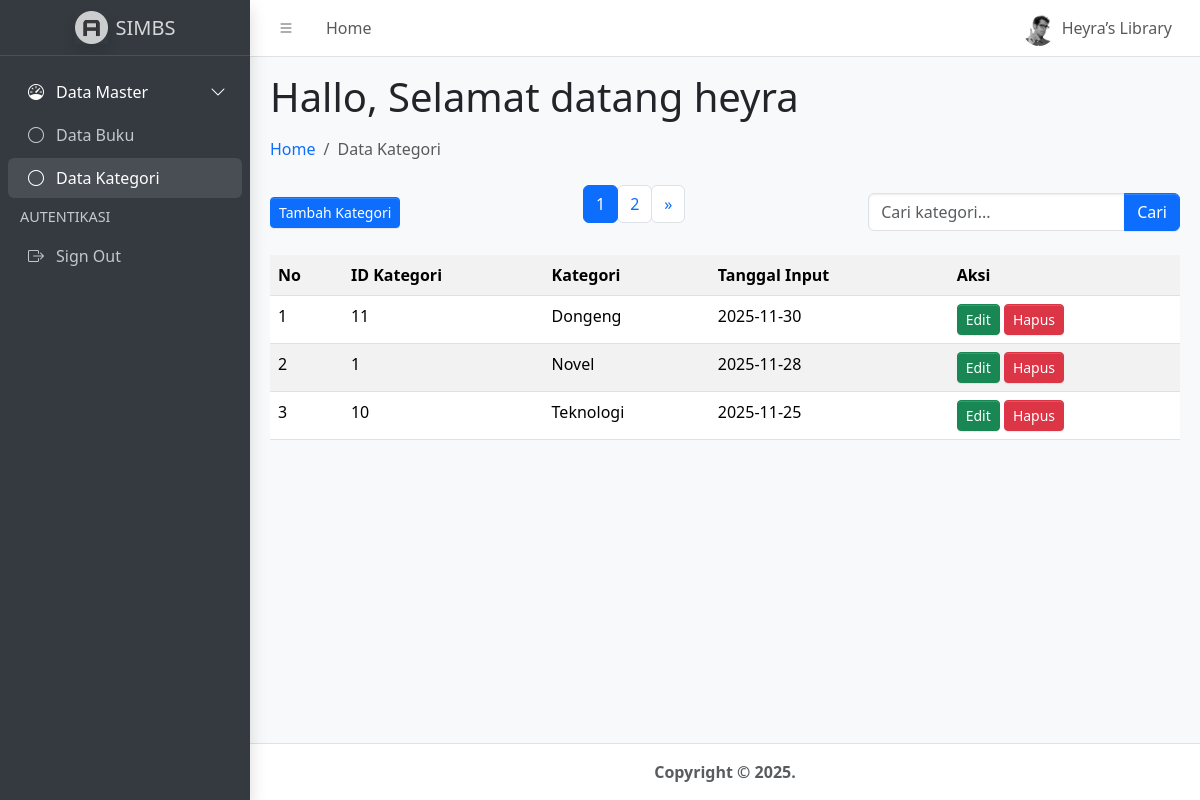
Page /index2.php (signed in) on the committed database.
### tables this page shows
CREATE TABLE `kategori` (
  `id_kategori` int(11) NOT NULL,
  `kategori` varchar(100) NOT NULL,
  `tanggal_input` date DEFAULT curdate()
);

### function.php (called while the page is built, shortened)
<?php
$conn = mysqli_connect("localhost", "root", "", "simbs");
function query($query)
{
    global $conn;
    $result = mysqli_query($conn, $query);
    $rows = [];
    while ($row = mysqli_fetch_assoc($result)) {
        $rows[] = $row;
    }
    return $rows;
}
?>

### index2.php (the view, shortened to what this page needs)
<?php
require("function.php");
$jumlahDataPerHalaman = 3;
$jumlahData = count(query("SELECT * FROM kategori"));
$jumlahHalaman = ceil($jumlahData / $jumlahDataPerHalaman);
$halamanAktif = (isset($_GET["halaman"])) ? $_GET["halaman"] : 1;
$awalData = ($jumlahDataPerHalaman * $halamanAktif) - $jumlahDataPerHalaman;
$kategori = query("
    SELECT * FROM kategori
    ORDER BY tanggal_input DESC
    LIMIT $awalData, $jumlahDataPerHalaman
");
?>
<!doctype html>
<html lang="en">
<head>
    <link rel="stylesheet" href="dist/css/adminlte.min.css" />
    <link rel="stylesheet" href="https://cdn.jsdelivr.net/npm/bootstrap-icons@1.13.1/font/bootstrap-icons.min.css" />
</head>
<body class="layout-fixed sidebar-expand-lg bg-body-tertiary">
    <div class="app-wrapper">
        <nav class="app-header navbar navbar-expand bg-body">
            <div class="container-fluid">
                <ul class="navbar-nav">
                    <li class="nav-item">
                        <a class="nav-link" data-lte-toggle="sidebar" href="#">
                            <i class="bi bi-list"></i>
                        </a>
                    </li>
                    <li class="nav-item d-none d-md-block"><a href="index.php" class="nav-link">Home</a></li>
                </ul>
                <ul class="navbar-nav ms-auto">
                    <li class="nav-item dropdown user-menu">
                        <a href="#" class="nav-link dropdown-toggle" data-bs-toggle="dropdown">
                            <img src="dist/assets/img/user2-160x160.jpg" class="user-image rounded-circle">
                            <span class="d-none d-md-inline">Heyra’s Library</span>
                        </a>
                    </li>
                </ul>
            </div>
        </nav>
        <aside class="app-sidebar bg-body-secondary shadow" data-bs-theme="dark">
            <div class="sidebar-brand">
                <a href="index.php" class="brand-link">
                    <img src="dist/assets/img/AdminLTELogo.png" class="brand-image opacity-75 shadow">
                    <span class="brand-text fw-light">SIMBS</span>
                </a>
            </div>
            <div class="sidebar-wrapper">
                <nav class="mt-2">
                    <ul class="nav sidebar-menu flex-column" data-lte-toggle="treeview">
                        <li class="nav-item menu-open">
                            <a href="#" class="nav-link active">
                                <i class="nav-icon bi bi-speedometer"></i>
                                <p>Data Master<i class="nav-arrow bi bi-chevron-right"></i></p>
                            </a>
                            <ul class="nav nav-treeview">
                                <li class="nav-item">
                                    <a href="index.php" class="nav-link">
                                        <i class="nav-icon bi bi-circle"></i>
                                        <p>Data Buku</p>
                                    </a>
                                </li>
                                <li class="nav-item">
                                    <a href="index2.php" class="nav-link active">
                                        <i class="nav-icon bi bi-circle"></i>
                                        <p>Data Kategori</p>
                                    </a>
                                </li>
                            </ul>
                        </li>
                        <li class="nav-header">AUTENTIKASI</li>
                        <li class="nav-item">
                            <a href="logout.php" class="nav-link">
                                <i class="nav-icon bi bi-box-arrow-right"></i>
                                <p>Sign Out</p>
                            </a>
                        </li>
                    </ul>
                </nav>
            </div>
        </aside>
        <main class="app-main">
            <div class="app-content-header">
                <div class="container-fluid">
                    <h1>Hallo, Selamat datang <?= $_SESSION["username"] ?></h1>
                    <ol class="breadcrumb">
                        <li class="breadcrumb-item"><a href="index.php">Home</a></li>
                        <li class="breadcrumb-item active">Data Kategori</li>
                    </ol>
                </div>
            </div>
            <div class="app-content">
                <div class="container-fluid">
                    <div class="d-flex justify-content-between align-items-center">
                        <a href="tambah_kategori.php" class="btn btn-primary btn-sm">Tambah Kategori</a>
                        <ul class="pagination">
                            <?php for ($i = 1; $i <= $jumlahHalaman; $i++): ?>
                                <li class="page-item <?= ($i == $halamanAktif) ? 'active' : '' ?>">
                                    <a class="page-link" href="?halaman=<?= $i ?>"><?= $i ?></a>
                                </li>
                            <?php endfor; ?>
                            <?php if ($halamanAktif < $jumlahHalaman): ?>
                                <li class="page-item">
                                    <a class="page-link" href="?halaman=<?= $halamanAktif + 1 ?>">&raquo;</a>
                                </li>
                            <?php endif; ?>
                        </ul>
                        <form method="POST">
                            <div class="input-group">
                                <input type="text" class="form-control" name="keyword" placeholder="Cari kategori...">
                                <button class="btn btn-primary" name="tombol_search">Cari</button>
                            </div>
                        </form>
                    </div>
                    <table class="table table-striped table-hover mt-3">
                        <tr>
                            <th>No</th>
                            <th>ID Kategori</th>
                            <th>Kategori</th>
                            <th>Tanggal Input</th>
                            <th>Aksi</th>
                        </tr>
                        <?php $no = 1 + $awalData; ?>
                        <?php foreach ($kategori as $data): ?>
                            <tr>
                                <td><?= $no ?></td>
                                <td><?= $data['id_kategori'] ?></td>
                                <td><?= $data['kategori'] ?></td>
                                <td><?= $data['tanggal_input'] ?></td>
                                <td>
                                    <a href="ubah_data.php?id=<?= $data['id_kategori'] ?>" class="btn btn-success btn-sm">Edit</a>
                                    <a href="hapus_data.php?id=<?= $data['id_kategori'] ?>"
                                       class="btn btn-danger btn-sm"
                                       onclick="return confirm('Hapus kategori ini?')">Hapus</a>
                                </td>
                            </tr>
                            <?php $no++; ?>
                        <?php endforeach; ?>
                    </table>
                </div>
            </div>
        </main>
        <footer class="app-footer text-center">
            <strong>Copyright &copy; 2025.</strong>
        </footer>
    </div>
</body>
</html>

### rows in the picture
kategori: id_kategori "11", kategori "Dongeng", tanggal_input "2025-11-30"
kategori: id_kategori "1", kategori "Novel", tanggal_input "2025-11-28"
kategori: id_kategori "10", kategori "Teknologi", tanggal_input "2025-11-25"

### other values in the picture
$_SESSION["username"] "heyra"
